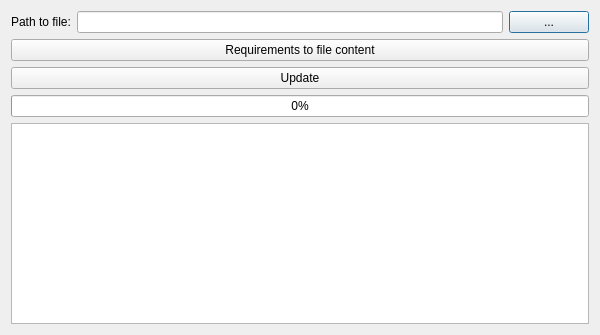
<?xml version="1.0" encoding="UTF-8"?>
<ui version="4.0">
 <class>DatabaseUpdaterDialog</class>
 <widget class="QDialog" name="DatabaseUpdaterDialog">
  <property name="geometry">
   <rect>
    <x>0</x>
    <y>0</y>
    <width>600</width>
    <height>335</height>
   </rect>
  </property>
  <property name="windowTitle">
   <string>Update Object DB</string>
  </property>
  <property name="windowIcon">
   <iconset resource="../3rd_party/QSimpleUpdater/etc/resources/qsimpleupdater.qrc">
    <normaloff>:/icons/update.png</normaloff>:/icons/update.png</iconset>
  </property>
  <layout class="QGridLayout" name="gridLayout">
   <item row="0" column="2">
    <widget class="QPushButton" name="browse_button">
     <property name="text">
      <string>...</string>
     </property>
    </widget>
   </item>
   <item row="2" column="0" colspan="3">
    <widget class="QPushButton" name="updateButton">
     <property name="text">
      <string>Update</string>
     </property>
    </widget>
   </item>
   <item row="0" column="1">
    <widget class="QLineEdit" name="lineEdit"/>
   </item>
   <item row="4" column="0" colspan="3">
    <widget class="QTextBrowser" name="errors"/>
   </item>
   <item row="0" column="0">
    <widget class="QLabel" name="label">
     <property name="text">
      <string>Path to file:</string>
     </property>
    </widget>
   </item>
   <item row="3" column="0" colspan="3">
    <widget class="QProgressBar" name="progressBar">
     <property name="value">
      <number>0</number>
     </property>
    </widget>
   </item>
   <item row="1" column="0" colspan="3">
    <widget class="QPushButton" name="requirements">
     <property name="text">
      <string>Requirements to file content</string>
     </property>
    </widget>
   </item>
  </layout>
 </widget>
 <resources>
  <include location="../3rd_party/QSimpleUpdater/etc/resources/qsimpleupdater.qrc"/>
 </resources>
 <connections/>
</ui>
